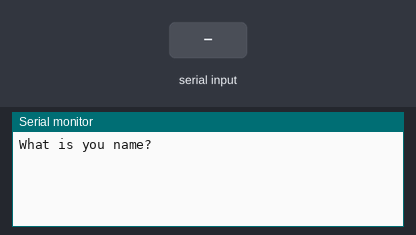
Bench run of a sketch on a simulated Arduino Uno, built with avr-gcc and run on an emulated ATmega328P. On the bench: the last lines printed to the serial monitor. The test bench sets the inputs (shaded band).

Above: at 1.2 s.
1.3 s: "1" received over Serial
At 3.5 s:
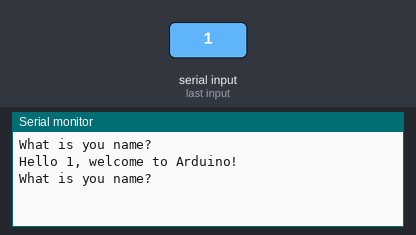
3.8 s: "0" received over Serial
At 5.2 s:
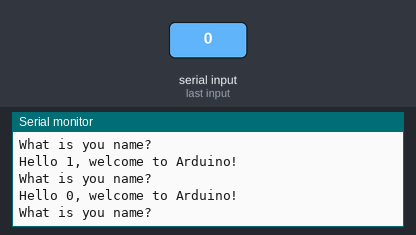
5.3 s: "2" received over Serial
At 6.8 s:
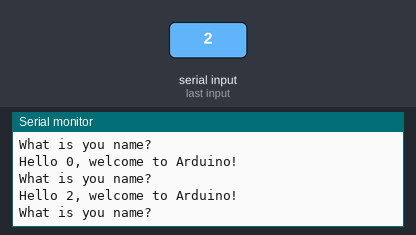

Measured:
- after the input at 1.3 s, the serial monitor: prints a new line after 1.0 s (image 1)
- after the input at 3.8 s, the serial monitor: prints a new line after 1.0 s (image 2)
- after the input at 5.3 s, the serial monitor: prints a new line after 1.0 s (image 3)

The sketch:

14_reading_strings_from_serial_monitor.ino
```cpp
String myName;
String msg="What is you name? ";
String msg2="Hello ";
String msg3=", welcome to Arduino!";

void setup() {
  // put your setup code here, to run once:
Serial.begin(9600);
}

void loop() {
  // put your main code here, to run repeatedly:
Serial.println(msg);
while (Serial.available()==0){

}
myName=Serial.readString();
Serial.print(msg2);
Serial.print(myName);
Serial.println(msg3);
}
```
